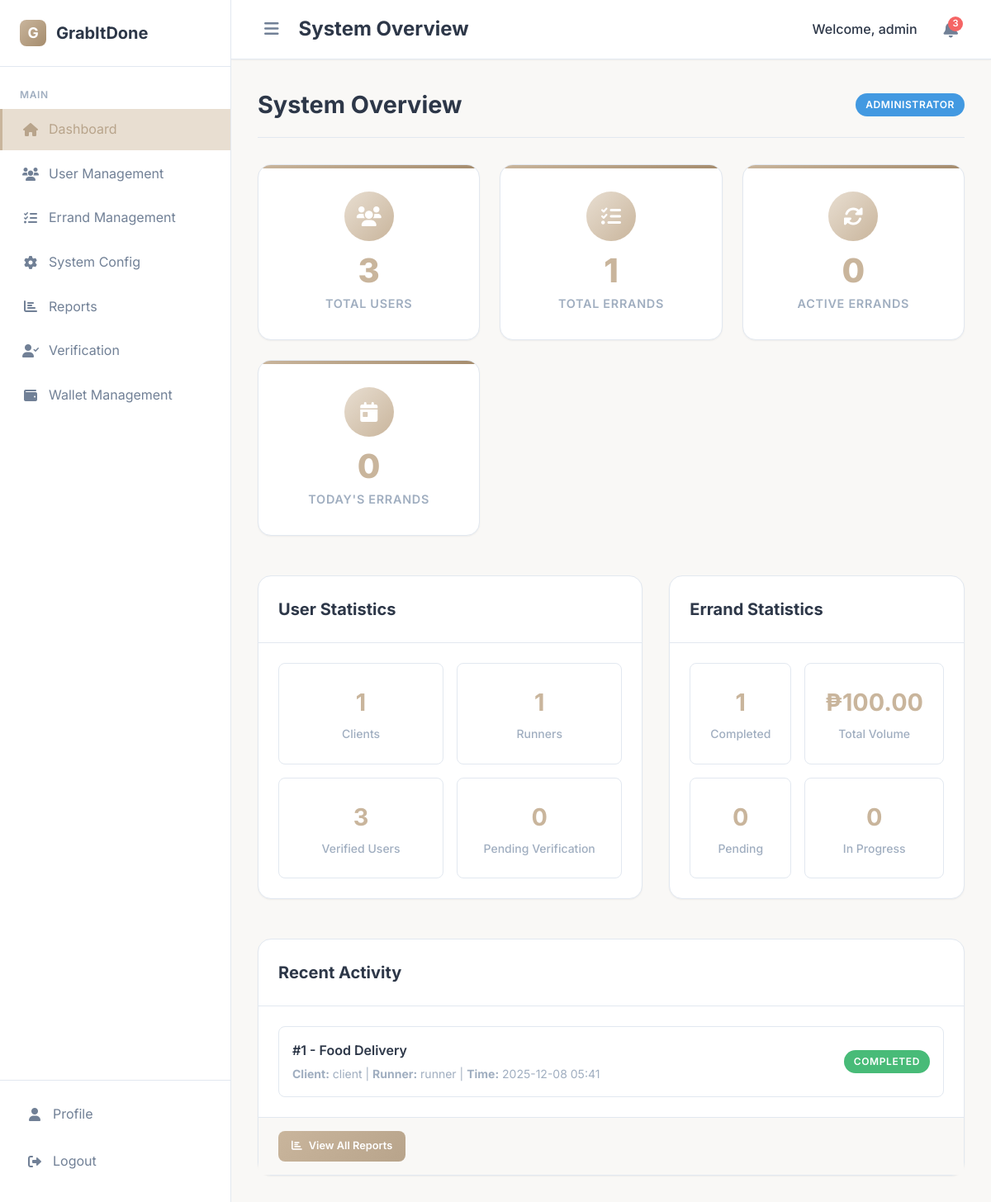
Page /dashboard (signed in) on the earlier database version.
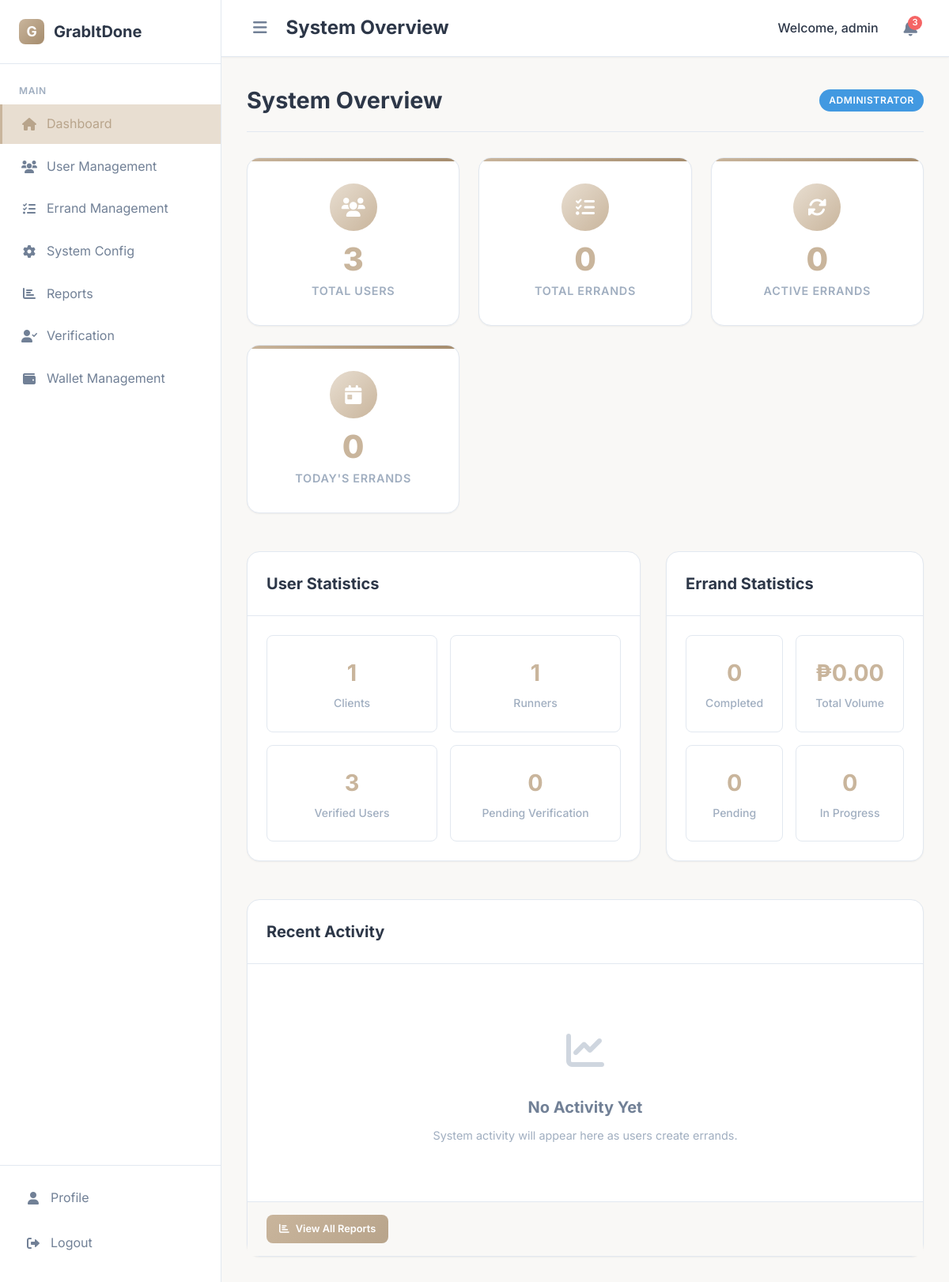
Same page on the later database version.
### app/models.py (models this page shows, shortened)
class Errand(db.Model):
    id = db.Column(db.Integer, primary_key=True)
    category = db.Column(db.String(100), nullable=False)
    description = db.Column(db.Text, nullable=False)
    pickup_address = db.Column(db.String(200), nullable=False)
    dropoff_address = db.Column(db.String(200), nullable=False)
    barangay = db.Column(db.String(100), nullable=False)
    preferred_time = db.Column(db.DateTime)
    proposed_fee = db.Column(db.Float, nullable=False)
    final_fee = db.Column(db.Float)
    status = db.Column(db.String(20), default='Pending')
    client_id = db.Column(db.Integer, db.ForeignKey('user.id'), nullable=False)
    runner_id = db.Column(db.Integer, db.ForeignKey('user.id'))
    payment_id = db.Column(db.Integer, db.ForeignKey('payment.id'))
    created_at = db.Column(db.DateTime, default=datetime.utcnow)
    updated_at = db.Column(db.DateTime, default=datetime.utcnow, onupdate=datetime.utcnow)
    accepted_at = db.Column(db.DateTime)
    completed_at = db.Column(db.DateTime)
    payment = db.relationship('Payment', backref='errand_payment', foreign_keys=[payment_id])

class User(db.Model):
    id = db.Column(db.Integer, primary_key=True)
    username = db.Column(db.String(80), unique=True, nullable=False)
    email = db.Column(db.String(120), unique=True, nullable=False)
    password_hash = db.Column(db.String(200), nullable=False)
    role = db.Column(db.String(20), nullable=False)  # client, runner, admin
    first_name = db.Column(db.String(50))
    last_name = db.Column(db.String(50))
    phone = db.Column(db.String(20))
    barangay = db.Column(db.String(100))
    address = db.Column(db.Text)
    bio = db.Column(db.Text)
    vehicle_type = db.Column(db.String(50))
    available_hours = db.Column(db.String(100))
    verified = db.Column(db.Boolean, default=False)
    verification_requested = db.Column(db.Boolean, default=False)
    verification_status = db.Column(db.String(20), default='not_requested')
    last_verification_date = db.Column(db.DateTime)
    rejection_reason = db.Column(db.Text, nullable=True)
    is_active = db.Column(db.Boolean, default=True)
    created_at = db.Column(db.DateTime, default=datetime.utcnow)
    wallet_balance = db.Column(db.Float, default=0.0)
    total_earnings = db.Column(db.Float, default=0.0)  # For runners
    total_spent = db.Column(db.Float, default=0.0)     # For clients
    created_errands = db.relationship('Errand', foreign_keys='Errand.client_id', backref='user_client', lazy=True)
    accepted_errands = db.relationship('Errand', foreign_keys='Errand.runner_id', backref='user_runner', lazy=True)
    client_payments = db.relationship('Payment', foreign_keys='Payment.client_id', backref='payment_client_user', lazy=True)
    runner_payments = db.relationship('Payment', foreign_keys='Payment.runner_id', backref='payment_runner_user', lazy=True)
    wallet_transactions = db.relationship('WalletTransaction', backref='transaction_user', lazy=True)
    user_payment_methods = db.relationship('PaymentMethod', backref='method_owner', lazy=True)
    user_wallet = db.relationship('Wallet', backref='wallet_owner_user', uselist=False)

### app/routes.py (the view)
@bp.route('/dashboard')
@login_required()
def dashboard():
    user = User.query.get(session['user_id'])
    if not user.is_active:
        return redirect(url_for('main.account_suspended'))
    if user.role == 'client':
        return client_dashboard(user)
    elif user.role == 'runner':
        return runner_dashboard(user)
    elif user.role == 'admin':
        return admin_dashboard(user)

### app/routes.py (called while the page is built)
def validate_session():
    if 'user_id' not in session:
        return False
    session_hash = session.get('session_id')
    cookie_session = request.cookies.get('user_session')
    if not session_hash or not cookie_session:
        return False
    expected_cookie = f"{session['user_id']}_{session_hash}"
    return cookie_session == expected_cookie

def admin_dashboard(user):
    total_users = User.query.count()
    total_errands = Errand.query.count()
    active_errands = Errand.query.filter(Errand.status.in_(['Pending', 'Accepted', 'In Progress'])).count()
    today_errands = Errand.query.filter(Errand.created_at >= datetime.today().date()).count()
    users = User.query.all()
    errands = Errand.query.all()
    return render_template('admin/dashboard_admin.html',
                         user=user,
                         total_users=total_users,
                         total_errands=total_errands,
                         active_errands=active_errands,
                         today_errands=today_errands,
                         users=users,
                         errands=errands)

### app/templates/admin/dashboard_admin.html (shortened to what the changed rows need)
{% extends 'base.html' %}
{% block header_title %}System Overview{% endblock %}
{% block content %}
<div class="page-header">
    <h1 style="margin: 0; font-size: 1.8rem;">System Overview</h1>
</div>
<div class="stats-grid">
    <div class="stat-card">
        <div class="stat-icon">
            <i class="fas fa-tasks"></i>
        </div>
        <div class="stat-value">{{ total_errands }}</div>
        <div class="stat-label">Total Errands</div>
    </div>
</div>
<div class="system-stats">
    <div class="card">
        <div class="card-header">
            <h2 class="card-title">User Statistics</h2>
        </div>
    </div>
    <div class="card">
        <div class="card-header">
            <h2 class="card-title">Errand Statistics</h2>
        </div>
        <div class="card-body">
            <div class="errand-stats">
                <div class="stat-card-system">
                    <div class="stat-value-system">{{ errands|selectattr('status', 'equalto', 'Completed')|list|length }}</div>
                    <div class="stat-label-system">Completed</div>
                </div>
                <div class="stat-card-system">
                    <div class="stat-value-system">₱{{ "%.2f"|format(errands|selectattr('status', 'equalto', 'Completed')|sum(attribute='proposed_fee') or 0) }}</div>
                    <div class="stat-label-system">Total Volume</div>
                </div>
            </div>
        </div>
    </div>
</div>
<div class="card">
    <div class="card-header">
        <h2 class="card-title">Recent Activity</h2>
    </div>
    <div class="card-body">
        {% if errands %}
        <div class="activity-list">
            {% for errand in errands[:5] %}
            <div class="activity-item">
                <div class="activity-content">
                    <div class="activity-title">#{{ errand.id }} - {{ errand.category }}</div>
                    <div class="activity-meta">
                        <strong>Client:</strong> {{ errand.user_client.username }} |
                        <strong>Runner:</strong> {{ errand.user_runner.username if errand.user_runner else 'Not assigned' }} |
                        <strong>Time:</strong> {{ errand.created_at.strftime('%Y-%m-%d %H:%M') }}
                    </div>
                </div>
                <span class="badge badge-{{ errand.status|lower|replace(' ', '-') }}">{{ errand.status }}</span>
            </div>
            {% endfor %}
        </div>
        {% else %}
        <div class="empty-state">
            <div class="empty-state-icon">
                <i class="fas fa-chart-line"></i>
            </div>
            <h3 class="empty-state-title">No Activity Yet</h3>
            <p class="empty-state-description">System activity will appear here as users create errands.</p>
        </div>
        {% endif %}
    </div>
</div>
{% endblock %}

Differences in the rows shown:
removed Errand: id "1", category "Food Delivery", user_client.username "client", user_runner "runner", created_at "2025-12-08 05:41", status "COMPLETED"
Other differences:
{{ total_errands }}: "1" → "0"
{{ errands|selectattr('status', 'equalto', 'Completed')|list|length }}: "1" → "0"
text no longer shown: "100.00"
text now shown: "0.00 No Activity Yet System activity will appear here as users create errands."
